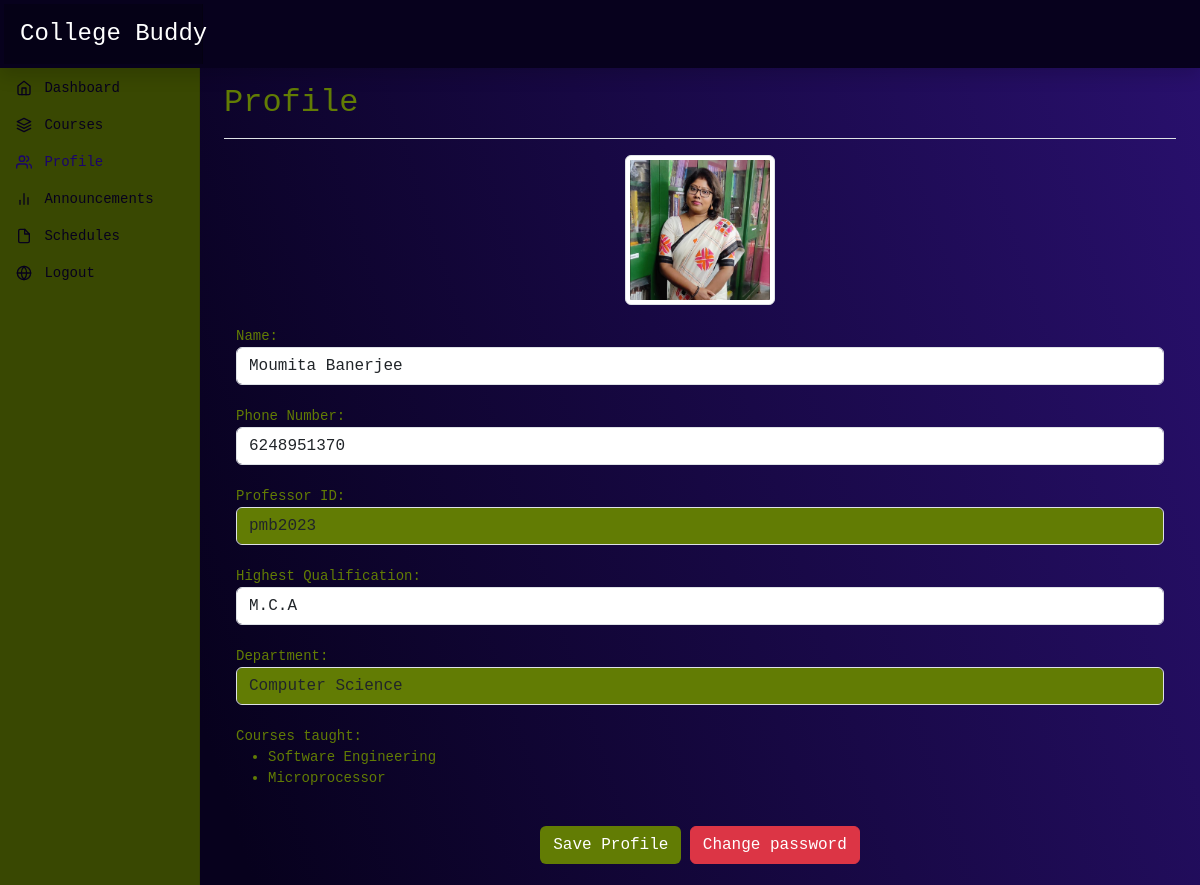
The page /profile (signed in) on the database its author committed.
### dashboard/models.py (models this page shows, shortened)
class Professor(models.Model):
    professor_id = models.OneToOneField(User, on_delete=models.CASCADE, related_name='professor_profile')
    name = models.CharField(max_length=20, default='Anonymous')
    designation = models.CharField(max_length=30, default='Professor')
    phone_no = models.CharField(max_length=20)
    profile_pic = models.ImageField(upload_to='professor_profile_pics/', blank=True, null=True)
    highest_qualification = models.CharField(max_length=50)
    department = models.ForeignKey('Department', on_delete=models.SET_NULL, blank=True, null=True, related_name='professors')
    courses_taught = models.ManyToManyField('Course', related_name='instructors')

class Department(models.Model):
    name = models.CharField(max_length=50)
    def __str__(self):
        return self.name

class Course(models.Model):
    course_id = models.CharField(max_length=20)
    name = models.CharField(max_length=50)
    description = models.TextField(blank=True, null=True)
    department = models.ForeignKey('Department', on_delete=models.SET_NULL, blank=True, null=True, related_name='course_department')
    syllabus= models.FileField(upload_to='syllabuses/',default='syllabuses/default.jpg')

### dashboard/views.py (the view, shortened to what this page needs)
# urls.py: path('profile', views.profile,name='profile'),
@login_required(login_url="login")
def profile(request):
    is_admin=False
    profile=''
    is_student = False
    if request.user.is_authenticated and request.user.groups.filter(name='Student').exists():
        profile = Student.objects.get(roll_no=request.user)
        is_student = True
    elif request.user.is_authenticated and request.user.groups.filter(name='Professor').exists():
        profile = Professor.objects.get(professor_id=request.user)
        is_student = False
    elif request.user.is_authenticated:
       is_admin=True
    else:
        return redirect('login')
    context = {
        'profile': profile,
        'is_admin': is_admin,
        'is_student': is_student,
    }
    return render(request, 'profile.html', context)

### templates/profile.html (shortened to what this page needs)
{% extends 'base.html' %}
{% block profile %}active{% endblock profile %}
{% block header%}Profile{% endblock header %}
{% block body %}
<div class="container">
  {%if is_admin %}
    <h1>Admins dont have profiles</h1>
    <input type="button" class="btn btn-danger" onclick="location.href='changepassword';" value="Change password">
    {%else%}
  <form method="POST" action="profile">
    <div class="form-group">
      {% if profile.profile_pic %}
        <center><img src="{{ profile.profile_pic.url }}" width="150" class="img-thumbnail" alt="{{ profile.profile_pic.url }}"></center>
      {% else %}
        <img id="profileImage" src="http://lorempixel.com/100/100"  class="img-thumbnail"/>
      {% endif %}
    </div>
    <br>
    <div class="form-group">
      <label for="name">Name:</label>
      <input type="text" class="form-control" id="name" name="name" value="{{ profile.name }}" required>
    </div>
    <br>
    <div class="form-group">
      <label for="phone_number">Phone Number:</label>
      <input type="text" class="form-control" id="phone_number" name="phone_number" value="{{ profile.phone_no }}" required>
    </div>
    <br>
    {% if is_student %}
      <div class="form-group">
        <label for="roll_number">Roll Number:</label>
        <input type="text" class="form-control readonly" id="roll_number" name="roll_number" value="{{ profile.roll_no }}" readonly>
      </div>
      <br>
      <div class="form-group">
        <label for="semester">Semester:</label>
        <input type="number" class="form-control readonly" id="semester" name="semester" value="{{ profile.semester }}" readonly>
      </div>
      <br>
      <div class="form-group">
        <label for="stream">Stream:</label>
        <input type="text" class="form-control readonly" id="stream" name="stream" value="{{ profile.stream }}" readonly>
      </div>
      <br>
      <div class="form-group">
          <label for="facebook_link">Facebook Link:</label>
          <input type="url" class="form-control" id="facebook_link" name="facebook_link" value="{{ profile.facebook_link }}" >
        </div>
        <br>
        <div class="form-group">
          <label for="instagram_link">Instagram Link:</label>
          <input type="url" class="form-control" id="instagram_link" name="instagram_link" value="{{ profile.instagram_link }}" >
        </div>
        <br>
        <div class="form-group">
          <label for="bio">Bio:</label>
          <textarea class="form-control" id="bio" name="bio" rows="5" >{{profile.bio}}</textarea>
        </div>
        <br>
        <div class="form-group">
          <label >Enrolled courses:</label>
          <ul>
            {% for course in profile.enrolled_courses.all %}
              <li>{{ course.name }}</li>
            {% endfor %}
            </ul>
        </div>
        <br>
    {% else %}
      <div class="form-group">
        <label for="professor_id">Professor ID:</label>
        <input type="text" class="form-control readonly" id="professor_id" name="professor_id" value="{{ profile.professor_id }}" readonly>
      </div>
      <br>
      <div class="form-group">
        <label for="highest_qualification">Highest Qualification:</label>
        <input type="text" class="form-control" id="highest_qualification" name="highest_qualification" value="{{ profile.highest_qualification }}" required>
      </div>
      <br>
      <div class="form-group">
        <label for="department">Department:</label>
        <input type="text" class="form-control readonly" id="department" name="department" value="{{ profile.department }}" readonly>
      </div>
      <br>
      <div class="form-group">
        <label >Courses taught:</label>
        <ul>
          {% for course in profile.courses_taught.all %}
            <li>{{ course.name }}</li>
          {% endfor %}
          </ul>
      </div>
    {% endif %}
    <br>
    <center><button type="submit" class="btn btn-send" >Save Profile</button>
    <input type="button" class="btn btn-danger" onclick="location.href='{% url 'reset_password' %}';" value="Change password"></center>
    <br>
    </form>
</div>
{%endif%}
{% endblock body %}

### static/dashboard.css (style rules this page uses)
body { font-size: .875rem; background-image: linear-gradient(72deg, #07011d 17%, #29106e 100%); color: #627C04; font-family: monospace; }
.btn-send { background-color:#627C04; font-family: monospace; color:white; }
.readonly { background-color: #627C04; }

### rows shown on the page
Professor: profile_pic (picture), name "Moumita Banerjee", phone_number "6248951370", professor_id "pmb2023", highest_qualification "M.C.A", department "Computer Science"
Course: name "Software Engineering"
Course: name "Microprocessor"
